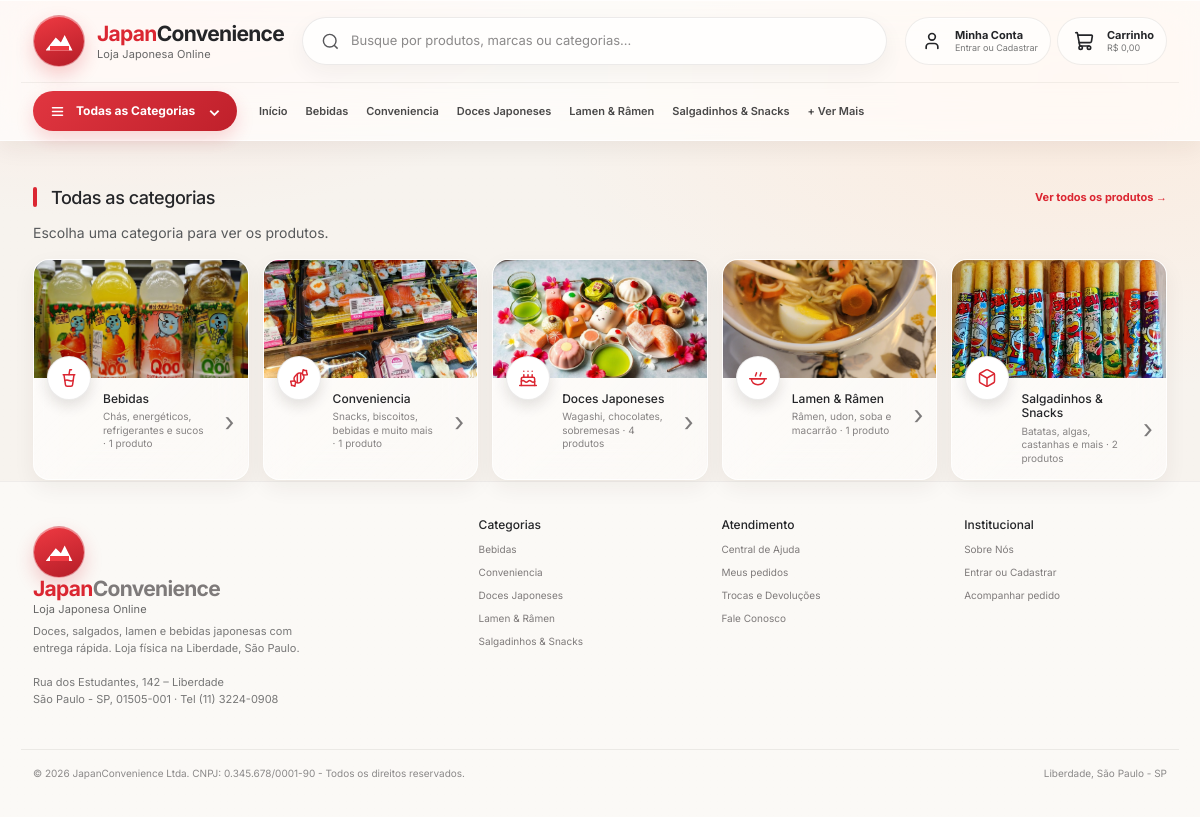
Page /categorias.php on the committed database.
### tables this page shows
CREATE TABLE IF NOT EXISTS categorias (
  id INT AUTO_INCREMENT PRIMARY KEY,
  nome VARCHAR(100) NOT NULL,
  descricao VARCHAR(255) DEFAULT NULL,
  icone VARCHAR(10) DEFAULT '🍱',
  criado_em TIMESTAMP DEFAULT CURRENT_TIMESTAMP
);

### categorias.php (the view, shortened to what this page needs)
<?php
require_once 'includes/functions.php';
$categorias = $pdo->query("SELECT * FROM categorias ORDER BY nome")->fetchAll();
$counts = [];
try {
    $q = $pdo->query("SELECT categoria_id, COUNT(*) n FROM produtos WHERE ativo = 1 GROUP BY categoria_id");
    foreach ($q->fetchAll() as $r) $counts[$r['categoria_id']] = (int)$r['n'];
} catch (Exception $e) {}
include 'includes/header.php';
?>
<section class="category-section container" id="categorias" style="margin-top:18px">
  <div class="section-heading">
    <div><span class="section-mark"></span><h2>Todas as categorias</h2></div>
    <a href="index.php#produtos">Ver todos os produtos →</a>
  </div>
  <p class="small text-muted mb-3">Escolha uma categoria para ver os produtos.</p>
  <div class="category-grid">
    <?php foreach ($categorias as $c): [$foto, $sub] = catFoto($c['nome']); $n = $counts[$c['id']] ?? 0; ?>
      <a class="category-card glass" href="categoria.php?id=<?= $c['id'] ?>">
        <div class="category-image">
          <img loading="lazy" src="/JapanConvenience/assets/img/<?= $foto ?>" alt="<?= e($c['nome']) ?>">
        </div>
        <div class="category-body">
          <div class="category-icon"><?= catIcon($c['nome']) ?></div>
          <div class="category-copy">
            <h3><?= e($c['nome']) ?></h3>
            <p><?= e($sub) ?> · <?= $n ?> <?= $n === 1 ? 'produto' : 'produtos' ?></p>
          </div>
          <span class="category-arrow">›</span>
        </div>
      </a>
    <?php endforeach; ?>
  </div>
</section>
<?php include 'includes/footer.php'; ?>

### includes/header.php (shortened to what this page needs)
<?php require_once __DIR__ . '/functions.php';
$navCats = [];
if (isset($pdo)) { try { $navCats = $pdo->query("SELECT id, nome FROM categorias ORDER BY nome")->fetchAll(); } catch (Exception $e) {} }
$__cartCount = function_exists('cartCount') ? cartCount() : 0;
$__cartTotal = (function_exists('cartTotal') && isset($pdo)) ? cartTotal($pdo) : 0;
$__isHome = basename($_SERVER['PHP_SELF'] ?? '') === 'index.php' && empty($_GET['categoria']);
?>
<!DOCTYPE html>
<html lang="pt-BR">
<head>
<link href="https://cdn.jsdelivr.net/npm/bootstrap@5.3.3/dist/css/bootstrap.min.css" rel="stylesheet">
<link rel="stylesheet" href="/JapanConvenience/assets/css/style.css?v=22">
</head>
<body>
<header class="site-header glass">
  <div class="header-top container">
    <a class="brand" href="/JapanConvenience/index.php">
      <span class="brand-mark" aria-hidden="true"><span class="brand-mountain"></span></span>
      <span class="brand-text">
        <strong><span>Japan</span>Convenience</strong>
        <small>Loja Japonesa Online</small>
      </span>
    </a>
    <div class="search-wrap">
      <svg viewBox="0 0 24 24" fill="none" stroke="currentColor" stroke-width="1.8" aria-hidden="true"><path d="m21 21-4.4-4.4m2.4-5.6A8 8 0 1 1 3 11a8 8 0 0 1 16 0Z"/></svg>
      <input id="busca" type="search" placeholder="Busque por produtos, marcas ou categorias..." autocomplete="off">
    </div>
    <div class="header-actions">
      <?php if (isLogged()): ?>
        <span class="account action-pill">
          <span class="icon-circle">
            <svg width="20" height="20" viewBox="0 0 24 24" fill="none" stroke="currentColor" stroke-width="2" stroke-linecap="round" stroke-linejoin="round" aria-hidden="true"><path d="M19 21v-2a4 4 0 0 0-4-4H9a4 4 0 0 0-4 4v2"/><circle cx="12" cy="7" r="4"/></svg>
          </span>
          <span class="action-copy"><b>Olá, <?= e(explode(' ', $_SESSION['usuario_nome'])[0]) ?></b><small><a href="/JapanConvenience/conta.php">Minha conta</a> · <a href="/JapanConvenience/logout.php">Sair</a></small></span>
        </a>
      <?php else: ?>
        <a class="account action-pill text-decoration-none" href="/JapanConvenience/login.php" style="color:inherit">
          <span class="icon-circle">
            <svg width="20" height="20" viewBox="0 0 24 24" fill="none" stroke="currentColor" stroke-width="2" stroke-linecap="round" stroke-linejoin="round" aria-hidden="true"><path d="M19 21v-2a4 4 0 0 0-4-4H9a4 4 0 0 0-4 4v2"/><circle cx="12" cy="7" r="4"/></svg>
          </span>
          <span class="action-copy"><b>Minha Conta</b><small>Entrar ou Cadastrar</small></span>
        </a>
      <?php endif; ?>
      <div class="cart-wrap">
        <a class="cart action-pill text-decoration-none" href="/JapanConvenience/carrinho.php" style="color:inherit" aria-label="Abrir carrinho">
          <span class="icon-circle">
          </span>
          <span class="action-copy"><b>Carrinho</b><small><?= precoBR($__cartTotal) ?><?= $__cartCount > 0 ? ' · ' . $__cartCount . ($__cartCount === 1 ? ' item' : ' itens') : '' ?></small></span>
        </a>
      </div>
    </div>
  </div>
  <div class="header-nav container">
    <button class="all-categories" id="categoryButton" type="button">
      <svg width="15" height="15" viewBox="0 0 24 24" fill="none" stroke="currentColor" stroke-width="2.4" stroke-linecap="round" aria-hidden="true"><path d="M4 6h16M4 12h16M4 18h16"/></svg>
      Todas as Categorias
      <small>⌄</small>
    </button>
    <nav>
      <a class="<?= $__isHome ? 'active' : '' ?>" href="/JapanConvenience/index.php">Início</a>
      <?php foreach ($navCats as $c): ?>
        <a href="/JapanConvenience/categoria.php?id=<?= $c['id'] ?>"><?= e($c['nome']) ?></a>
      <?php endforeach; ?>
      <a href="/JapanConvenience/categorias.php">+ Ver Mais</a>
    </nav>
  </div>
</header>
<div class="container mt-3">
</div>
<main>

### includes/functions.php (shortened to what this page needs)
<?php
function isLogged() { return isset($_SESSION['usuario_id']); }
function precoBR($v) { return 'R$ ' . number_format((float)$v, 2, ',', '.'); }
function e($s) { return htmlspecialchars((string)$s, ENT_QUOTES, 'UTF-8'); }
function catFoto($nome) {
    $base = __DIR__ . '/../assets/img/';
    $n = mb_strtolower($nome);
    if (str_contains($n, 'conveni')) {
        $arq = file_exists($base . 'cat-conveniencia.jpg') ? 'cat-conveniencia.jpg' : 'cat-salgados.jpg';
        return [$arq, 'Snacks, biscoitos, bebidas e muito mais'];
    }
    if (str_contains($n, 'doce')) return ['cat-doces.jpg', 'Wagashi, chocolates, sobremesas'];
    if (str_contains($n, 'salg')) return [file_exists($base . 'cat-salgados.webp') ? 'cat-salgados.webp' : 'cat-salgados.jpg', 'Batatas, algas, castanhas e mais'];
    if (str_contains($n, 'lamen') || str_contains($n, 'ramen') || str_contains($n, 'râmen')) return ['prod-ramen.jpg', 'Râmen, udon, soba e macarrão'];
    if (str_contains($n, 'beb')) return ['cat-bebidas.jpg', 'Chás, energéticos, refrigerantes e sucos'];
    return ['cat-salgados.jpg', 'Onigiri & Prontos'];
}
function catIcon($nome) {
    $n = mb_strtolower($nome);
    $open = '<svg width="20" height="20" viewBox="0 0 24 24" fill="none" stroke="currentColor" stroke-width="1.8" stroke-linecap="round" stroke-linejoin="round" aria-hidden="true">';
    if (str_contains($n, 'conveni')) {
        return $open . '<path d="m9.5 7.5-2 2a4.95 4.95 0 1 0 7 7l2-2a4.95 4.95 0 1 0-7-7Z"/><path d="M14 6.5v10"/><path d="M10 7.5v10"/><path d="m16 7 1-5 1.37.68A3 3 0 0 0 19.7 3H21v1.3c0 .46.1.92.32 1.33L22 8l-5 .5"/><path d="m8 17-1 5-1.37-.68A3 3 0 0 0 4.3 21H3v-1.3a3 3 0 0 0-.32-1.33L2 16l5-.5"/></svg>';
    }
    if (str_contains($n, 'doce')) {
        return $open . '<path d="M20 21v-8a2 2 0 0 0-2-2H6a2 2 0 0 0-2 2v8"/><path d="M4 16s.5-1 2-1 2.5 2 4 2 2.5-2 4-2 2.5 2 4 2 2-1 2-1"/><path d="M2 21h20"/><path d="M7 8v3"/><path d="M12 8v3"/><path d="M17 8v3"/><path d="M7 4h.01"/><path d="M12 4h.01"/><path d="M17 4h.01"/></svg>';
    }
    if (str_contains($n, 'salg')) {
        return $open . '<path d="M11 21.73a2 2 0 0 0 2 0l7-4A2 2 0 0 0 21 16V8a2 2 0 0 0-1-1.73l-7-4a2 2 0 0 0-2 0l-7 4A2 2 0 0 0 3 8v8a2 2 0 0 0 1 1.73z"/><path d="M12 22V12"/><path d="m3.3 7 8.7 5 8.7-5"/></svg>';
    }
    if (str_contains($n, 'lamen') || str_contains($n, 'ramen') || str_contains($n, 'râmen')) {
        return $open . '<path d="M4 13h16c0 4.2-3.6 7-8 7s-8-2.8-8-7Z"/><path d="M9 9.5c0-1.8 1.2-2 1.2-3.8"/><path d="M14.5 9.5c0-1.8 1.2-2 1.2-3.8"/><path d="M2 13h20"/></svg>';
    }
    return $open . '<path d="m6 8 1.75 12.28a2 2 0 0 0 2 1.72h4.54a2 2 0 0 0 2-1.72L18 8"/><path d="M5 8h14"/><path d="M7 15a6.47 6.47 0 0 1 5 0 6.47 6.47 0 0 0 5 0"/><path d="m12 8 1-6h2"/></svg>';
}
function cartTotal($pdo = null) {
    if (empty($_SESSION['carrinho']) || !$pdo) return 0;
}

### includes/footer.php (shortened to what this page needs)
</main>
<footer class="footer site-footer">
  <div class="container footer-grid">
    <div>
      <a class="brand footer-brand" href="/JapanConvenience/index.php">
        <span class="brand-mark" aria-hidden="true"><span class="brand-mountain"></span></span>
        <span class="brand-text"><strong><span>Japan</span>Convenience</strong><small>Loja Japonesa Online</small></span>
      </a>
      <p>Doces, salgados, lamen e bebidas japonesas com entrega rápida. Loja física na Liberdade, São Paulo.</p>
      <p class="mt-2">Rua dos Estudantes, 142 – Liberdade<br>São Paulo - SP, 01505-001 · Tel (11) 3224-0908</p>
    </div>
    <div>
      <h4>Categorias</h4>
      <?php if (!empty($navCats)): ?>
        <?php foreach ($navCats as $c): ?>
          <a href="/JapanConvenience/categoria.php?id=<?= $c['id'] ?>"><?= e($c['nome']) ?></a>
        <?php endforeach; ?>
      <?php endif; ?>
    </div>
    <div>
      <h4>Atendimento</h4>
      <a href="/JapanConvenience/index.php#sobre">Central de Ajuda</a>
      <a href="/JapanConvenience/meus-pedidos.php">Meus pedidos</a>
      <a href="/JapanConvenience/carrinho.php">Trocas e Devoluções</a>
      <a href="/JapanConvenience/index.php#sobre">Fale Conosco</a>
    </div>
    <div>
      <h4>Institucional</h4>
      <a href="/JapanConvenience/index.php#sobre">Sobre Nós</a>
      <a href="/JapanConvenience/login.php">Entrar ou Cadastrar</a>
      <a href="/JapanConvenience/meus-pedidos.php">Acompanhar pedido</a>
    </div>
  </div>
  <div class="container d-flex justify-content-between flex-wrap gap-2 mt-4 pt-3" style="border-top:1px solid rgba(50,40,35,.08);font-size:10px;color:#8b8989">
    <span>© 2026 JapanConvenience Ltda. CNPJ: 0.345.678/0001-90 - Todos os direitos reservados.</span>
    <span>Liberdade, São Paulo - SP</span>
  </div>
</footer>
</body>
</html>

### rows in the picture
categorias: nome "Bebidas", shows a picture, sub "Chás, energéticos, refrigerantes e sucos", n "1", shows "produto"
categorias: nome "Conveniencia", shows a picture, sub "Snacks, biscoitos, bebidas e muito mais", n "1", shows "produto"
categorias: nome "Doces Japoneses", shows a picture, sub "Wagashi, chocolates, sobremesas", n "4", shows "produtos"
categorias: nome "Lamen & Râmen", shows a picture, sub "Râmen, udon, soba e macarrão", n "1", shows "produto"
categorias: nome "Salgadinhos & Snacks", shows a picture, sub "Batatas, algas, castanhas e mais", n "2", shows "produtos"

### other values in the picture
precoBR($__cartTotal) "R$ 0,00"
